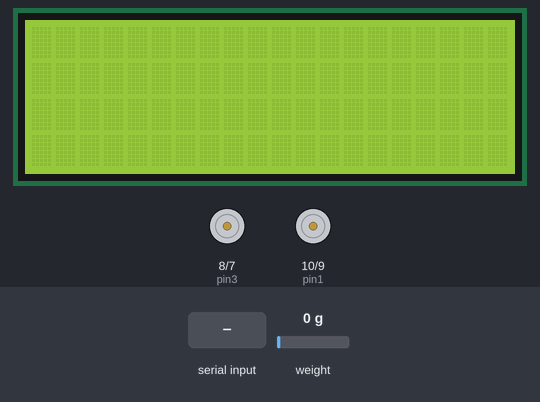
Simulated run of this sketch. Board: Arduino Uno, built with avr-gcc and run on an emulated ATmega328P. Parts: 20×4 character LCD, motor-driver pin pairs drawn as motors (green arrow = first pin HIGH = forward, orange = second pin HIGH = backward, longer = more drive). Inputs (shaded band) come from the test bench; at power-on: weight on the scale 0 g. What the sketch prints to the serial monitor is not drawn.

Above: at 6.3 s.
6.4 s: "W" received over the second serial link
At 8.2 s:
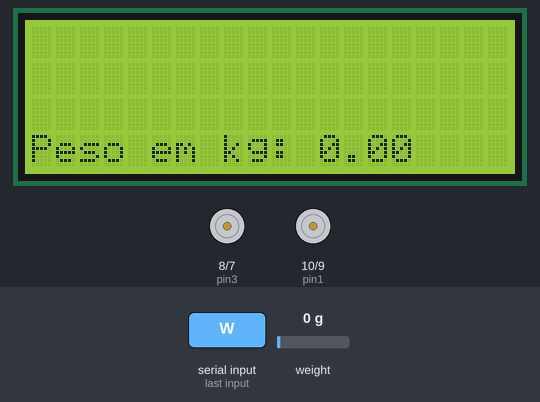
8.5 s: weight on the scale set to 2500 g
At 9.6 s:
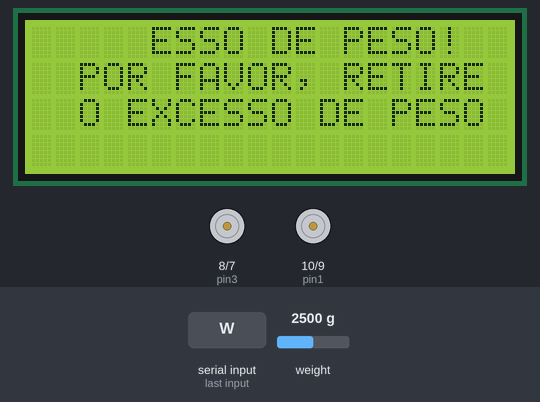
11.5 s: "F" received over the second serial link
At 12.9 s:
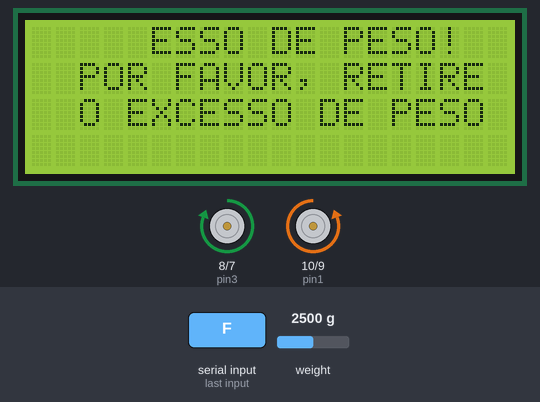
13.3 s: "R" received over the second serial link
At 14.5 s:
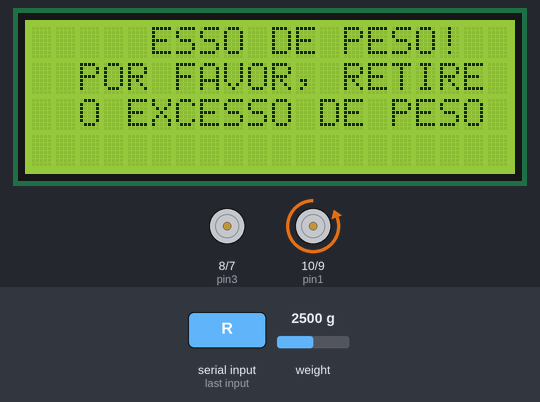
14.8 s: "L" received over the second serial link
At 15.8 s:
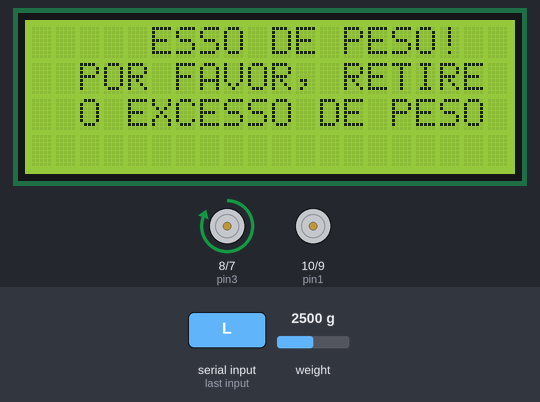
16.3 s: "B" received over the second serial link
At 16.9 s:
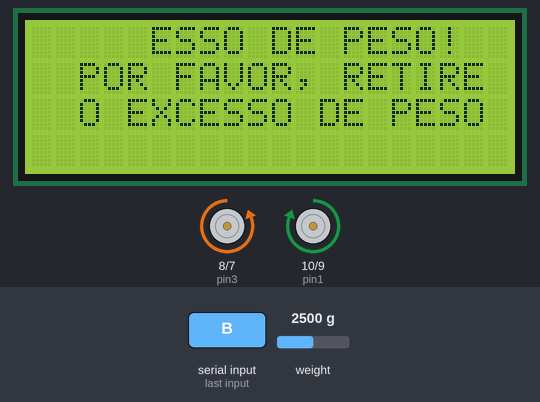
Timing chart, 0 to 18.8 s (numbered marks = the images above; inputs shaded):
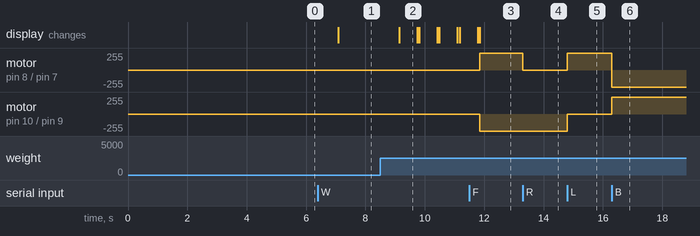

Measured:
- after the input at 6.4 s, the display: changes after 0.69 s (image 1)
- after the input at 8.5 s, the display: changes after 0.64 s (image 2)
- after the input at 11.5 s, motor on pin 8 (pin3) / pin 7 (pin4): stopped → forward 255/255 after 0.35 s; motor on pin 10 (pin1) / pin 9 (pin2): stopped → backward 255/255 after 0.35 s
- after the input at 13.3 s, motor on pin 8 (pin3) / pin 7 (pin4): forward 255/255 → stopped at once
- after the input at 14.8 s, motor on pin 8 (pin3) / pin 7 (pin4): stopped → forward 255/255 at once; motor on pin 10 (pin1) / pin 9 (pin2): backward 255/255 → stopped at once
- after the input at 16.3 s, motor on pin 8 (pin3) / pin 7 (pin4): forward 255/255 → backward 255/255 at once; motor on pin 10 (pin1) / pin 9 (pin2): stopped → forward 255/255 at once
- what the display in image 2 shows lasts 0.6 s, from 9.1 s to 9.7 s

The sketch:

Concierge_final.ino
```cpp
#include <LiquidCrystal_I2C.h>
#include <HX711.h>
#include "motor.h"
#include <SoftwareSerial.h>
#define pinDT  2
#define pinSCK  3
#define pinRx 5
#define pinTx 6

HX711 scale;
float peso = 0;
char comando; //Caractere representado o comando vindo do controle virtual do celular
LiquidCrystal_I2C lcd(0x27,20,4);
SoftwareSerial btSerial(pinRx, pinTx); // RX, TX

void setup()
{
  lcd.init();
  lcd.backlight();
  lcd.begin(20, 4);
  scale.begin(pinDT, pinSCK);
  scale.set_scale(427512);
  delay(2000);
  scale.tare();
  Serial.begin(9600);
  btSerial.begin(9600);
  pinMode(pin1, OUTPUT);
  pinMode(pin2, OUTPUT);
  pinMode(pin3, OUTPUT);
  pinMode(pin4, OUTPUT);
  Serial.println("Fim Setup");
  delay(2000);
}

void loop()
{
  // Se um botão do controle virtual está sendo pressionado, atualiza valor de comando
  if (btSerial.available())
  {
    comando = btSerial.read();
  }

  switch (comando)
  {
    case 'F':
    {
        moveFrente();
        break;
      }
    case 'R':
    {
        direita();
        break;
      }
    case 'L':
    {
        esquerda();
        break;
      }
    case 'B':
    {
        moveRe();
        break;
      }
    case 'W': //chama função para recalcular o peso da balança
    {
      ativa_balanca();
      break;
    }
    default:
    {
        parar();
        break;
      }
  }
}

//Função responsável por atualizar a mensagem exibida no display
void ativa_balanca()
{
 peso = scale.get_units(1);
 delay(500);
 if (peso > 1.5)
 {
  lcd.setCursor(0,0);
  lcd.print("  EXCESSO DE PESO!");
  lcd.setCursor(0,1);
  lcd.print("  POR FAVOR, RETIRE");
  lcd.setCursor(0,2);
  lcd.print("  O EXCESSO DE PESO");
  lcd.setCursor(0,3);
  lcd.print("                         ");
 }
  else
  {
  lcd.setCursor(0,0);
  lcd.print("                         ");
  lcd.setCursor(0,1);
  lcd.print("                         ");
  lcd.setCursor(0,2);
  lcd.print("                         ");
  lcd.setCursor(0,3);
  lcd.print("Peso em kg: ");
  lcd.print(peso, 2);
  }
}
```

motor.h
```cpp
#define pin1 10
#define pin2 9
#define pin3 8
#define pin4 7

// Declara funções responsáveis pelos movimentos de ir para frente, ré, direita, esquerda e para parar o veículo, respectivamente
void moveFrente(){
  digitalWrite(pin1, LOW);
  digitalWrite(pin2, HIGH);

  digitalWrite(pin3, HIGH);
  digitalWrite(pin4, LOW);
}

void moveRe(){
  digitalWrite(pin1, HIGH);
  digitalWrite(pin2, LOW);

  digitalWrite(pin3, LOW);
  digitalWrite(pin4, HIGH);
}

void direita(){
  digitalWrite(pin1, LOW);
  digitalWrite(pin2, HIGH);

  digitalWrite(pin3, LOW);
  digitalWrite(pin4, LOW);
}

void esquerda(){
  digitalWrite(pin1, LOW);
  digitalWrite(pin2, LOW);

  digitalWrite(pin3, HIGH);
  digitalWrite(pin4, LOW);
}

void parar(){
  digitalWrite(pin1, LOW);
  digitalWrite(pin2, LOW);

  digitalWrite(pin3, LOW);
  digitalWrite(pin4, LOW);
}
```
